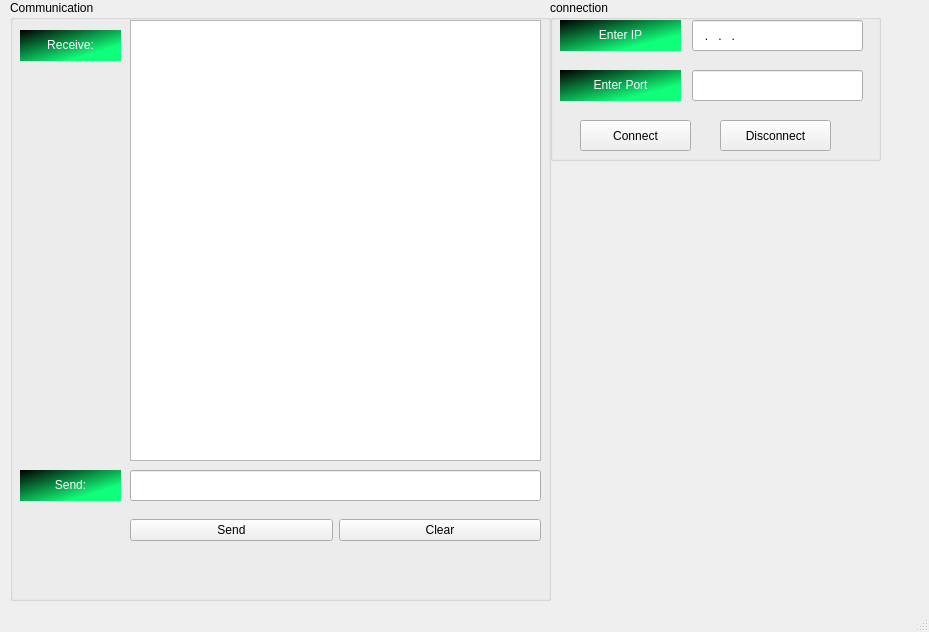
<?xml version="1.0" encoding="UTF-8"?>
<ui version="4.0">
 <class>MainWindow</class>
 <widget class="QMainWindow" name="MainWindow">
  <property name="geometry">
   <rect>
    <x>0</x>
    <y>0</y>
    <width>929</width>
    <height>632</height>
   </rect>
  </property>
  <property name="windowTitle">
   <string>MainWindow</string>
  </property>
  <widget class="QWidget" name="centralwidget">
   <widget class="QGroupBox" name="groupBox">
    <property name="geometry">
     <rect>
      <x>550</x>
      <y>0</y>
      <width>331</width>
      <height>161</height>
     </rect>
    </property>
    <property name="title">
     <string>connection</string>
    </property>
    <widget class="QLabel" name="label">
     <property name="geometry">
      <rect>
       <x>10</x>
       <y>20</y>
       <width>121</width>
       <height>31</height>
      </rect>
     </property>
     <property name="styleSheet">
      <string notr="true">font: 14pt &quot;Segoe UI&quot;;
color: rgb(255, 255, 255);
background-color: qlineargradient(spread:pad, x1:0, y1:0, x2:0.738636, y2:0.744, stop:0 rgba(0, 0, 0, 255), stop:1 rgba(16, 255, 122, 255));</string>
     </property>
     <property name="text">
      <string>&lt;html&gt;&lt;head/&gt;&lt;body&gt;&lt;p align=&quot;center&quot;&gt;Enter IP&lt;/p&gt;&lt;/body&gt;&lt;/html&gt;</string>
     </property>
    </widget>
    <widget class="QLabel" name="label_2">
     <property name="geometry">
      <rect>
       <x>10</x>
       <y>70</y>
       <width>121</width>
       <height>31</height>
      </rect>
     </property>
     <property name="styleSheet">
      <string notr="true">font: 14pt &quot;Segoe UI&quot;;
color: rgb(255, 255, 255);
background-color: qlineargradient(spread:pad, x1:0, y1:0, x2:0.738636, y2:0.744, stop:0 rgba(0, 0, 0, 255), stop:1 rgba(16, 255, 122, 255));</string>
     </property>
     <property name="text">
      <string>&lt;html&gt;&lt;head/&gt;&lt;body&gt;&lt;p align=&quot;center&quot;&gt;Enter Port&lt;/p&gt;&lt;/body&gt;&lt;/html&gt;</string>
     </property>
    </widget>
    <widget class="QLineEdit" name="LePort">
     <property name="geometry">
      <rect>
       <x>142</x>
       <y>70</y>
       <width>171</width>
       <height>31</height>
      </rect>
     </property>
     <property name="text">
      <string/>
     </property>
    </widget>
    <widget class="QPushButton" name="PbConnect">
     <property name="geometry">
      <rect>
       <x>30</x>
       <y>120</y>
       <width>111</width>
       <height>31</height>
      </rect>
     </property>
     <property name="text">
      <string>Connect</string>
     </property>
    </widget>
    <widget class="QPushButton" name="PbDisconnect">
     <property name="geometry">
      <rect>
       <x>170</x>
       <y>120</y>
       <width>111</width>
       <height>31</height>
      </rect>
     </property>
     <property name="text">
      <string>Disconnect</string>
     </property>
    </widget>
    <widget class="QLineEdit" name="LeIp">
     <property name="geometry">
      <rect>
       <x>142</x>
       <y>20</y>
       <width>171</width>
       <height>31</height>
      </rect>
     </property>
     <property name="inputMask">
      <string>000.000.000.000</string>
     </property>
    </widget>
   </widget>
   <widget class="QGroupBox" name="groupBox_2">
    <property name="geometry">
     <rect>
      <x>10</x>
      <y>0</y>
      <width>541</width>
      <height>601</height>
     </rect>
    </property>
    <property name="title">
     <string>Communication</string>
    </property>
    <widget class="QListWidget" name="LwReceive">
     <property name="geometry">
      <rect>
       <x>120</x>
       <y>20</y>
       <width>411</width>
       <height>441</height>
      </rect>
     </property>
    </widget>
    <widget class="QPushButton" name="pushButton_5">
     <property name="geometry">
      <rect>
       <x>-290</x>
       <y>920</y>
       <width>111</width>
       <height>31</height>
      </rect>
     </property>
     <property name="text">
      <string>Connect</string>
     </property>
    </widget>
    <widget class="QLineEdit" name="LeSend">
     <property name="geometry">
      <rect>
       <x>120</x>
       <y>470</y>
       <width>411</width>
       <height>31</height>
      </rect>
     </property>
    </widget>
    <widget class="QLabel" name="label_3">
     <property name="geometry">
      <rect>
       <x>10</x>
       <y>30</y>
       <width>101</width>
       <height>31</height>
      </rect>
     </property>
     <property name="styleSheet">
      <string notr="true">font: 14pt &quot;Segoe UI&quot;;
color: rgb(255, 255, 255);
background-color: qlineargradient(spread:pad, x1:0, y1:0, x2:0.738636, y2:0.744, stop:0 rgba(0, 0, 0, 255), stop:1 rgba(16, 255, 122, 255));</string>
     </property>
     <property name="text">
      <string>&lt;html&gt;&lt;head/&gt;&lt;body&gt;&lt;p align=&quot;center&quot;&gt;Receive:&lt;/p&gt;&lt;/body&gt;&lt;/html&gt;</string>
     </property>
    </widget>
    <widget class="QLabel" name="label_5">
     <property name="geometry">
      <rect>
       <x>10</x>
       <y>470</y>
       <width>101</width>
       <height>31</height>
      </rect>
     </property>
     <property name="styleSheet">
      <string notr="true">font: 14pt &quot;Segoe UI&quot;;
color: rgb(255, 255, 255);
background-color: qlineargradient(spread:pad, x1:0, y1:0, x2:0.738636, y2:0.744, stop:0 rgba(0, 0, 0, 255), stop:1 rgba(16, 255, 122, 255));</string>
     </property>
     <property name="text">
      <string>&lt;html&gt;&lt;head/&gt;&lt;body&gt;&lt;p align=&quot;center&quot;&gt;Send:&lt;/p&gt;&lt;/body&gt;&lt;/html&gt;</string>
     </property>
    </widget>
    <widget class="QWidget" name="layoutWidget">
     <property name="geometry">
      <rect>
       <x>120</x>
       <y>510</y>
       <width>411</width>
       <height>41</height>
      </rect>
     </property>
     <layout class="QHBoxLayout" name="horizontalLayout">
      <item>
       <widget class="QPushButton" name="PbSend">
        <property name="text">
         <string>Send</string>
        </property>
       </widget>
      </item>
      <item>
       <widget class="QPushButton" name="pushButton_4">
        <property name="text">
         <string>Clear</string>
        </property>
       </widget>
      </item>
     </layout>
    </widget>
   </widget>
  </widget>
  <widget class="QMenuBar" name="menubar">
   <property name="geometry">
    <rect>
     <x>0</x>
     <y>0</y>
     <width>929</width>
     <height>22</height>
    </rect>
   </property>
  </widget>
  <widget class="QStatusBar" name="statusbar"/>
 </widget>
 <resources/>
 <connections>
  <connection>
   <sender>pushButton_4</sender>
   <signal>clicked()</signal>
   <receiver>LwReceive</receiver>
   <slot>clear()</slot>
   <hints>
    <hint type="sourcelabel">
     <x>501</x>
     <y>541</y>
    </hint>
    <hint type="destinationlabel">
     <x>534</x>
     <y>448</y>
    </hint>
   </hints>
  </connection>
  <connection>
   <sender>groupBox_2</sender>
   <signal>clicked()</signal>
   <receiver>LeSend</receiver>
   <slot>clear()</slot>
   <hints>
    <hint type="sourcelabel">
     <x>475</x>
     <y>539</y>
    </hint>
    <hint type="destinationlabel">
     <x>470</x>
     <y>519</y>
    </hint>
   </hints>
  </connection>
 </connections>
</ui>
